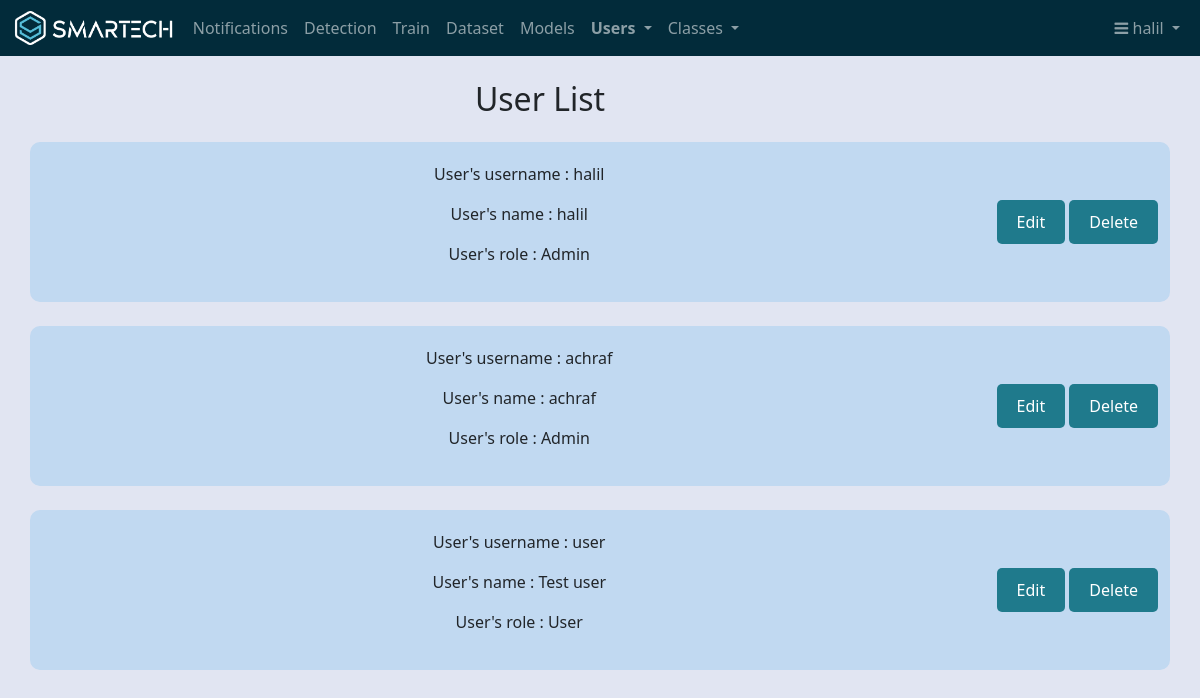
Page /users (signed in) on the committed database.
### app.py (models this page shows, shortened)
class Users(db.Model, UserMixin):
    id = db.Column(db.Integer, unique=True, nullable=False, primary_key=True)
    name = db.Column(db.String(80), nullable=False)
    username = db.Column(db.String(80), unique=True, nullable=False)
    password_hashed = db.Column(db.String(128), nullable=False)
    role = db.Column(db.String(10), nullable=False)
    @property
    def password(self):
        raise AttributeError('Password is not a readable attribute !')

### app.py (the view)
@app.route('/users', methods=['GET'])
@login_required
def users():
    user_list = Users.query.all()
    Admin = current_user.role
    if Admin == "Admin":
        return render_template('users.html', users=user_list)
    else:
        flash("sorry you must be an Admin to access this page")
        return redirect(url_for('dashboard'))

### app.py (called while the page is built)
@login_manager.user_loader
def load_user(user_id):
	return Users.query.get(int(user_id))

### templates/users.html (shortened to what this page needs)
<!DOCTYPE html>
<html>
  <head>
    <link rel="stylesheet" type="text/css" href="{{ url_for('static', filename='css/style2.css') }}">
    </head>
    <body>
    {% extends 'base.html' %}
    {% block content %}
    <div class="containermain">
      <h2 class="centered-heading">User List</h2>
      {% for user in users %}
        <div class="container">
          <div class="text">
            <p> User's username : {{ user.username }} </p>
            <p> User's name : {{ user.name }} </p>
            <p> User's role : {{user.role }} </p>
          </div>
            <div>
              <form action="{{ url_for('edit_user', user_id=user.id) }}" method="get">
                <button type="submit">Edit</button>
              </form>
              <form action="{{ url_for('delete_user', user_id=user.id) }}" method="post" onsubmit="return confirm('Are you sure you want to delete the user : {{ user.name }}?');">
                  <button type="submit">Delete</button>
              </form>
            </div>
        </div>
        {% endfor %}
      </div>
  {% endblock %}

### templates/navbar.html (shortened to what this page needs)
<head>
  <link rel="stylesheet" href="https://cdnjs.cloudflare.com/ajax/libs/font-awesome/4.7.0/css/font-awesome.min.css">
</head>
<nav class="navbar navbar-expand-lg navbar-dark  " style="background-color:#022B3A">
  <div class="container-fluid">
    <img src="/static/images/White_Blue.png" alt="Smartech Logo" style="height: 40px; margin-right: 10px;">
    <div class="collapse navbar-collapse" id="navbarSupportedContent">
      <ul class="navbar-nav me-auto mb-2 mb-lg-0">
        {% if current_user.role == "Admin" or current_user.role == "User" %}
        <li class="nav-item {% if request.path == url_for('notifications') %}active{% endif %}"><a class="nav-link"
            href="{{ url_for('notifications') }}">Notifications</a></li>
        <li class="nav-item {% if request.path == url_for('dashboard') %}active{% endif %}"><a class="nav-link"
            href="{{ url_for('dashboard') }}">Detection</a></li>
        {% endif %}
        {% if current_user.role == "Admin" %}
        <li class="nav-item {% if request.path == url_for('train') %}active{% endif %}"><a class="nav-link"
            href="{{ url_for('train') }}">Train</a></li>
        <li class="nav-item {% if request.path == url_for('dataset') %}active{% endif %}"><a class="nav-link"
            href="{{ url_for('dataset') }}">Dataset</a></li>
        <li class="nav-item {% if request.path == url_for('models') %}active{% endif %}"><a class="nav-link"
            href="{{ url_for('models') }}">Models</a></li>
        <li
          class="nav-item dropdown  {% if request.path == url_for('users') or request.path == url_for('addUserH') %}active{% endif %}">
          <a class="nav-link dropdown-toggle" href="#" id="navbarDarkDropdownMenuLink" role="button"
            data-bs-toggle="dropdown" aria-expanded="false">
            Users
          </a>
        </li>
        <li
          class="nav-item dropdown  {% if request.path == url_for('get_classes') or request.path == url_for('add_class') %}active{% endif %}">
          <a class="nav-link dropdown-toggle" href="#" id="navbarDarkDropdownMenuLink" role="button"
            data-bs-toggle="dropdown" aria-expanded="false">
            Classes
          </a>
        </li>
        {% endif %}
      </ul>
      {% if current_user.role == "Admin" or current_user.role == "User" %}
      <ul class="navbar-nav">
        <li class="nav-item dropdown">
          <a class="nav-link dropdown-toggle" href="#" id="navbarDarkDropdownMenuLink" role="button"
            data-bs-toggle="dropdown" aria-expanded="false">
            <i class="fa fa-bars"></i> {{ current_user.name }}
          </a>
        </li>
      </ul>
      {% endif %}
    </div>
  </div>
</nav>

### static/css/style2.css (style rules this page uses)
.container { width: 80%; margin: auto; text-align: center; background-color: #c1d9f1; padding: 20px; border-radius: 10px; }
form { display: inline-block; }
button[type="submit"] { background-color: #1F7A8C; color: white; padding: 10px 20px; border: none; border-radius: 5px; cursor: pointer; }

### templates/users.html (style rules this page uses)
.containermain { text-align: center; align-items: center; margin-bottom: 2%; }
.centered-heading { margin-top: 2%; margin-bottom: 2%; margin-right: 10%; display: inline-block; }
.container { display: flex; align-items: center; text-align: center; margin-bottom: 2%; }
.text { flex-grow: 1; }

### templates/navbar.html (style rules this page uses)
.navbar-nav .active a { color: #ffffff; font-weight: bold; }

### rows in the picture
Users: name "halil", username "halil", role "Admin"
Users: username "achraf", name "achraf", role "Admin"
Users: username "user", name "Test user", role "User"
